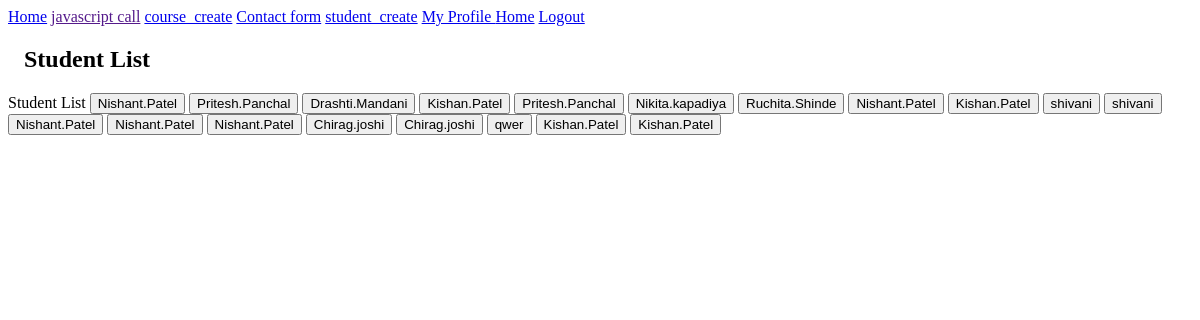
The app's page /iflame/ (signed in) with its own data.
### iflame/models.py (models this page shows, shortened)
class StudentInformation(models.Model):
    student = models.ForeignKey(User, on_delete=models.CASCADE)
    course = models.ForeignKey(
        Course, on_delete=models.CASCADE, null=True, blank=True)
    is_paid = models.BooleanField(default=False)
    created_at = models.DateTimeField(auto_now_add=True)
    updated_at = models.DateTimeField(auto_now=True)

### iflame/views.py (the view)
# urls.py: path('', StudentListClassBasedView.as_view(), name='student_list'),
class StudentListClassBasedView(LoginRequiredMixin, ListView):
    model = StudentInformation
    paginate_by = 20
    template_name = 'iflame/student_list.html'
    context_object_name = 'students'
    login_url = '/'

### templates/iflame/student_list.html (shortened to what this page needs)
{% extends 'base.html' %}
{% load static %}
{% block htmlbody %}
		{% block pagetitle %} Student List {% endblock pagetitle %}
		{% for student in students %}
			<button class="myBtn" data-username="{{student.student.username}}">{{ student.student.username }}</button>
		{% endfor %}
{% endblock htmlbody %}
{% block javascript_methods %}
    <link rel="stylesheet" type="text/css" href="{% static 'app/css/custom.css' %}">
{% endblock javascript_methods %}

### records on screen
StudentInformation: student.username "Nishant.Patel"
StudentInformation: student.username "Pritesh.Panchal"
StudentInformation: student.username "Drashti.Mandani"
StudentInformation: student.username "Kishan.Patel"
StudentInformation: student.username "Pritesh.Panchal"
StudentInformation: student.username "Nikita.kapadiya"
StudentInformation: student.username "Ruchita.Shinde"
StudentInformation: student.username "Nishant.Patel"
StudentInformation: student.username "Kishan.Patel"
StudentInformation: student.username "shivani"
StudentInformation: student.username "shivani"
StudentInformation: student.username "Nishant.Patel"
StudentInformation: student.username "Nishant.Patel"
StudentInformation: student.username "Nishant.Patel"
StudentInformation: student.username "Chirag.joshi"
StudentInformation: student.username "Chirag.joshi"
StudentInformation: student.username "qwer"
StudentInformation: student.username "Kishan.Patel"
StudentInformation: student.username "Kishan.Patel"
